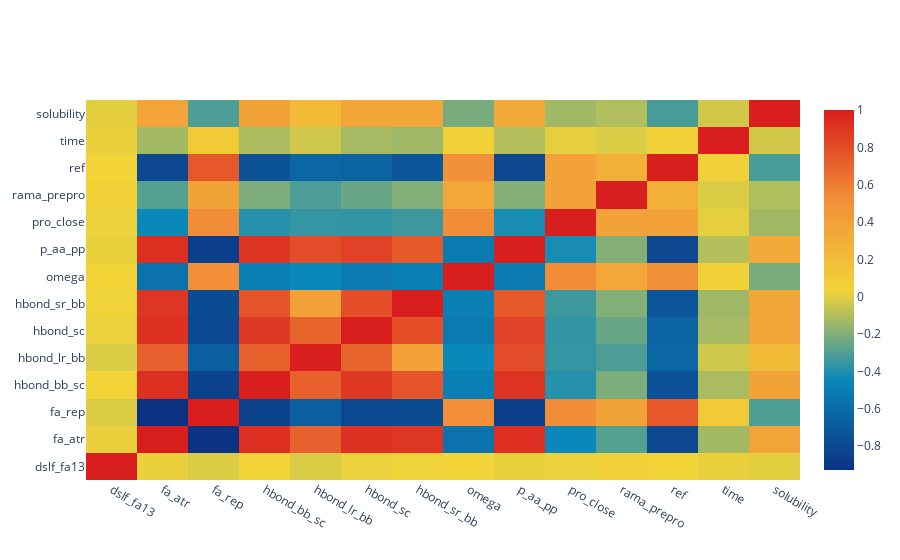

Source (notebook cell):
### Code cell
# Remove columns for high correlation with fa_atr
# fa_dun, fa_elec, fa_intra_rep, fa_intra_sol_xover4, fa_sol, lk_ball_wtd

df_del_high_corr = df_solubility_standardized.copy()

df_del_high_corr.drop(columns=[
    'fa_dun', 
    'fa_elec', 
    'fa_intra_rep',
    'fa_intra_sol_xover4',
    'fa_sol',
    'lk_ball_wtd'
    ], 
    axis=1, inplace=True)

pearson_corr_2 = df_del_high_corr.corr()

data = [go.Heatmap( z=pearson_corr_2.values, x=list(pearson_corr_2.columns), y=list(pearson_corr_2.index), colorscale='Portland')]
iplot(data, filename='pandas-heatmap')
plt.show()

### Figure 1 — Plotly figure (JSON) as saved in the notebook; plotly's stock layout.template omitted (floating-point values rounded to 4 significant figures; data arrays with more than 128 entries replaced by an {"elided": "..."} marker saying what was removed)
{"data": [{"colorscale": [[0, "rgb(12,51,131)"], [0.25, "rgb(10,136,186)"], [0.5, "rgb(242,211,56)"], [0.75, "rgb(242,143,56)"], [1, "rgb(217,30,30)"]], "type": "heatmap", "x": ["dslf_fa13", "fa_atr", "fa_rep", "hbond_bb_sc", "hbond_lr_bb", "hbond_sc", "hbond_sr_bb", "omega", "p_aa_pp", "pro_close", "rama_prepro", "ref", "time", "solubility"], "y": ["dslf_fa13", "fa_atr", "fa_rep", "hbond_bb_sc", "hbond_lr_bb", "hbond_sc", "hbond_sr_bb", "omega", "p_aa_pp", "pro_close", "rama_prepro", "ref", "time", "solubility"], "z": {"elided": "14x14 float values"}}], "layout": {}}
